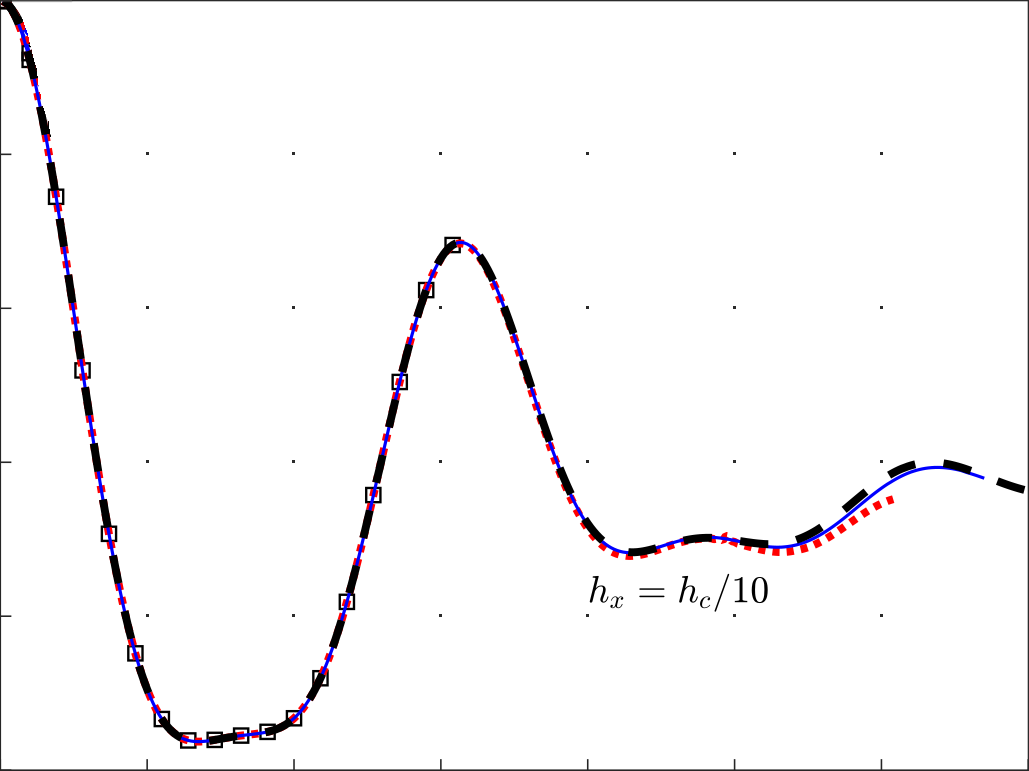
#> input picture NTUplot.png, 1029 x 771 px
$ jupyter execute --allow-errors 'ising anal.ipynb'
#> lines starting #> are read from the running program, lines starting #| are printed output that depends on the picture
[cell 1]
import numpy as np
from matplotlib import pyplot as plt
from ncon import ncon
from numpy.linalg import norm, svd
import CTMRG_better_4 as CTM
import colorsys

plt.rcParams['figure.figsize'] = [25,12]
X = np.array([[0, 1], [1, 0]])
I = np.array([[1, 0], [0, 1]])
Z = np.array([[1, 0], [0, -1]])

[cell 2]
# for dir in ['./ISING_12_3_1.0_0.30444_0.005_250','./ISING_16_4_1.0_0.30444_0.005_250','./ISING_20_5_1.0_0.30444_0.005_250','./ISING_24_6_1.0_0.30444_0.005_250']:
fig, ax1 = plt.subplots()
ax1.imshow(plt.imread("./NTUplot.png"), extent=[0,3.5,0,1])
ax1.set_xlabel("time [Jt]")
ax1.set_ylabel("Magnetization")
#> (the rest of this cell did not finish here and is left out)

[cell 3]
fig, ax1 = plt.subplots()
ax1.set_xlabel("time [Jt]")
ax1.set_ylabel("Magnetization")
h = 0.07611
# h = 0.38055

# h = 0.7611
# h = 1.5222
colors = [colorsys.hsv_to_rgb(x,1,1) for x in np.linspace(0,7/8,6,endpoint=True)]
xs=np.array([0])
#> (the rest of this cell did not finish here and is left out)

[cell 4]
# for dir in ['./ISING_12_3_1.0_0.30444_0.005_250','./ISING_16_4_1.0_0.30444_0.005_250','./ISING_20_5_1.0_0.30444_0.005_250','./ISING_24_6_1.0_0.30444_0.005_250']:
fig, ax2 = plt.subplots()
ax2.set_ylabel("NTU error")
xs=np.array([0])
# for n,dir in enumerate(['ISING_10_2_1.0_0.07611_0.01_300','./ISING_32_8_1.0_0.07611_0.05_100']):
#> (the rest of this cell did not finish here and is left out)

[cell 5]
10 ** np.arange(np.floor(np.log10(1.0001e-14)),-2,1)

[cell 6]
fig, ax = plt.subplots()
X, Z = np.array([[0,1],[1,0]]), np.array([[1,0],[0,-1]])
#> (the rest of this cell did not finish here and is left out)

#> (a cell that did not finish here is left out)

[cell 8]
X1, X2 = np.random.randn(5,2,3,3)+1j*np.random.randn(5,2,3,3),np.random.randn(5,2,3,3)+1j*np.random.randn(5,2,3,3)
T1 = X1.reshape(X1.shape[0],X1.shape[1]*X1.shape[2]*X1.shape[3])
T2 = X2.reshape(X2.shape[0],X2.shape[1]*X2.shape[2]*X2.shape[3])
u, s, vh = svd(T1 @ T2.T)

sd = [1]
maxnonzeroindex = 1
for i in range(1,len(s)):
    if s[i] > s[0] * 1e-10:
        maxnonzeroindex = 1
        if i < 4: sd.append(1 / np.sqrt(s[i] / s[0]))
    else: break

sd = np.diag(sd)

#> (the rest of this cell did not finish here and is left out)

[cell 9]
i, dt = 10, 0.005

G = (np.sqrt(np.sinh(2*i * dt * 1j))) * np.einsum('ij,k->ijk', np.diag([1+0j, -1+0j]), np.array([0, 1])) + (np.sqrt(np.cosh(2*i * dt * 1j))) * np.einsum('ij,k->ijk', np.diag([1+0j, 1+0j]), np.array([1, 0]))
#> (the rest of this cell did not finish here and is left out)

[cell 10]
db = 0
G = (np.sqrt(np.sinh(db))) * np.einsum('ij,k->ijk', Z, np.array([0, 1])) + (np.sqrt(np.cosh(db))) * np.einsum('ij,k->ijk', I, np.array([1, 0]))
#> (the rest of this cell did not finish here and is left out)

[cell 11]
s = np.arange(2,100)
C_NW_A = np.ones((s[0],1))
C_NE_B = np.ones((1,1))
C_SW_B = np.ones((1,1))
C_SE_A = np.ones((1,1))
C_NW_B = np.ones((1,1))
C_NE_A = np.ones((1,1))
C_SW_A = np.ones((1,1))
C_SE_B = np.ones((1,1))
E_N_B = np.ones((1,s[0],1,1))
E_N_A = np.ones((1,1,1,1))
E_W_A = np.ones((1,1,1,1))
E_W_B = np.ones((1,1,1,1))
E_E_B = np.ones((1,1,1,1))
E_E_A = np.ones((1,1,1,1))
E_S_B = np.ones((1,1,1,1))
E_S_A = np.ones((1,1,1,1))
A = np.ones((1,1,1,1,1))
B = np.ones((1,1,1,1,1))
Ac = np.ones((1,1,1,1,1))
Bc = np.ones((1,1,1,1,1))

tensors = [C_NW_A, A, E_N_B, E_N_A, E_W_B, C_NE_B, E_E_A, Ac, B, Bc]
connects = [[3, 4], [10, 7, -5, 11, 5], [2, 3, 10, 13], [1, 2, 9, 14], [4, -4, 11, 12], [17, 1],
            [-1, 17, 16, 15], [13, 8, -6, 12, 5], [9, 16, -2, 7, 6], [14, 15, -3, 8, 6]]
con_order = [3, 4, 13, 12, 1, 17, 14, 15, 10, 11, 5, 9, 16, 6, 2, 8, 7]
#> (the rest of this cell did not finish here and is left out)

#> (a cell that did not finish here is left out)

[cell 13]
dir = './TI_5_1'
ts = []
errs = []
XXAs, ZZAs, ZAs, XAs = [], [], [], []
XXBs, ZZBs, ZBs, XBs = [], [], [], []
for iter in range(1000):
    try:
        env = dict(np.load(dir + '/RHOA_{:05d}.npz'.format(iter)))
    except:
        continue
    ts.append(env['beta'].imag)
    ZAs.append(np.trace(env['RhoThermalA'] @ np.array([[1,0],[0,-1]])))
    ZBs.append(np.trace(env['RhoThermalB'] @ np.array([[1,0],[0,-1]])))
    XAs.append(np.trace(env['RhoThermalA'] @ np.array([[0,1],[1,0]])))
    XBs.append(np.trace(env['RhoThermalB'] @ np.array([[0,1],[1,0]])))
ts = np.array(ts)
XAs = np.array(XAs)
XBs = np.array(XBs)
ZAs = np.array(ZAs)
ZBs = np.array(ZBs)
plt.scatter(ts,(XAs+XBs)/2,label='X  '+str(dir.split('_')[2]), color='C0')
plt.scatter(ts,(ZAs+ZBs)/2,label='Z  '+str(dir.split('_')[2]), color='C1')

xs = np.linspace(0,5,1000)
plt.plot(xs,np.cos(xs*4)**4)
plt.legend()
plt.show()
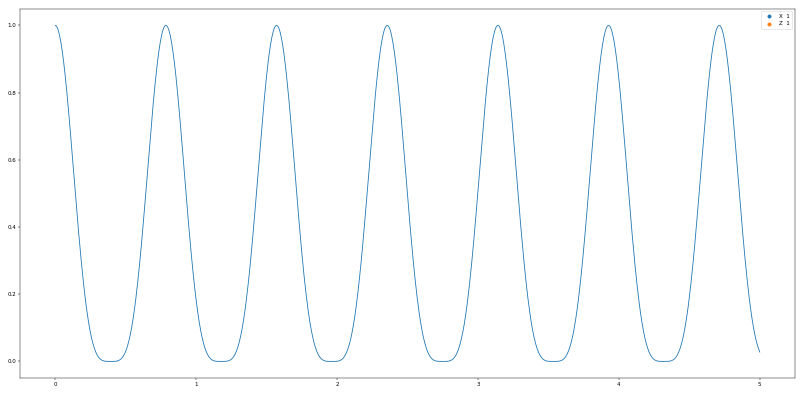
#> figure drawn by matplotlib, 1 panel; curve peaks at x = 0, y = 1

[cell 14]
A,B = np.random.randn(10,9),np.random.randn(9,10)
u,s,vh = np.linalg.svd(A@B)
print(np.linalg.norm(A@B - u[:,:9]@np.diag(s[:9])@vh[:9,:])/np.linalg.norm(A@B))

[cell 15]
for n in np.arange(1,2):
    ts, M = [], []
    dir = './TI_5_'+str(n)
    for i in range(1000):
        try: env = dict(np.load(dir+"/RHOA_{:05d}.npz".format(i)))
        except: continue
        ts.append(np.abs(env['beta']))
        M.append(np.trace(env['RhoThermalA'] @ np.array([[0,1],[1,0]])).real)
    plt.plot(ts,M,label=dir)
# plt.ylim((-0.1,1.1))
plt.plot(np.linspace(0,5,100,endpoint=True),np.cos(np.linspace(0,5,100,endpoint=True)*2) ** 4)
plt.legend()
plt.show()
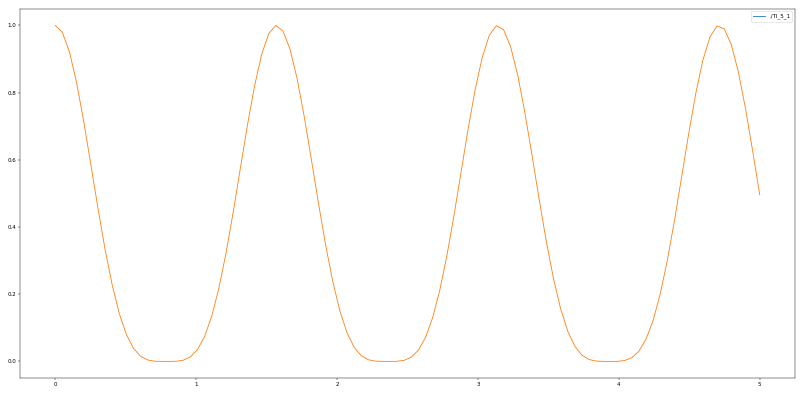
#> figure drawn by matplotlib, 1 panel; curve peaks at x = 0, y = 1

[cell 16]
for n in np.arange(1,2):
    ts, MA, MB = [], [], []
    dir = './TIII_20_'+str(n)
    for i in range(1000):
        try: env = dict(np.load(dir+"/RHOA_{:05d}.npz".format(i)))
        except: continue
        ts.append(np.abs(env['beta']))
        MA.append(np.abs(np.trace(env['RhoThermalA'] @ np.array([[1,0],[0,-1]])).real))
        MB.append(np.abs(np.trace(env['RhoThermalB'] @ np.array([[1,0],[0,-1]])).real))
    plt.scatter(ts,MA,label=dir)
    plt.scatter(ts,MB,label=dir)
ts = np.array(ts)
#> (the rest of this cell did not finish here and is left out)

[cell 17]
bc = 1/2.269185
bs = np.array([])
for i in range(5):
    bs = np.concatenate((bs,np.linspace(bc,bc+10**(-i-1),10),np.linspace(bc-10**(-i-2),bc,10)))
bs = np.sort(bs)
#> (the rest of this cell did not finish here and is left out)
